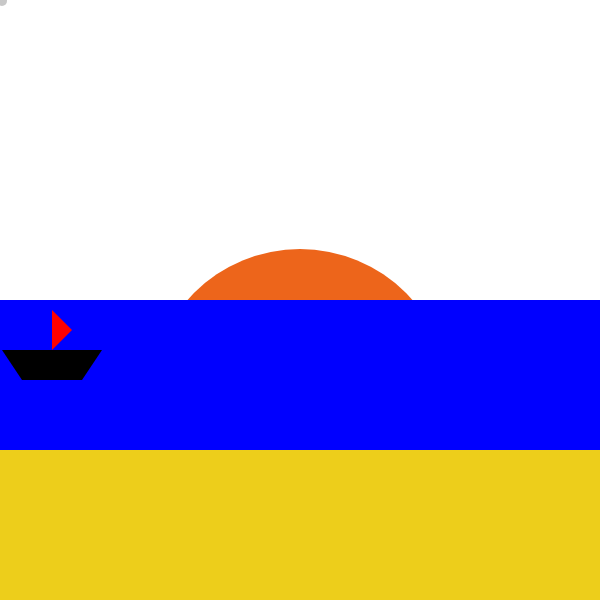
Frame 1 (no input)
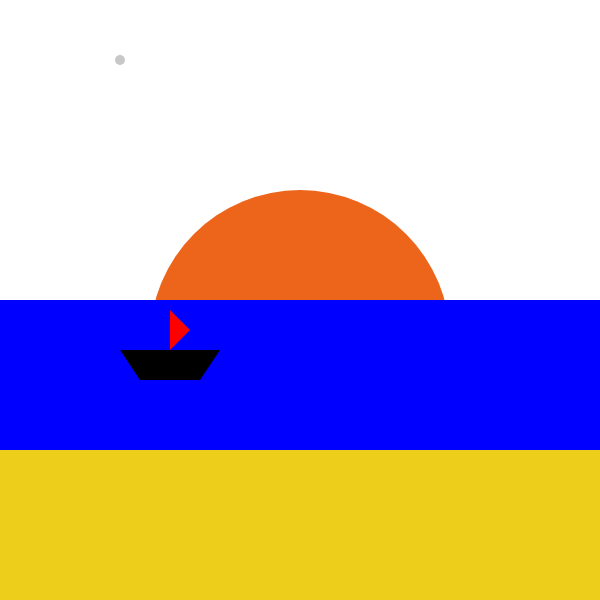
Frame 60 (no input)
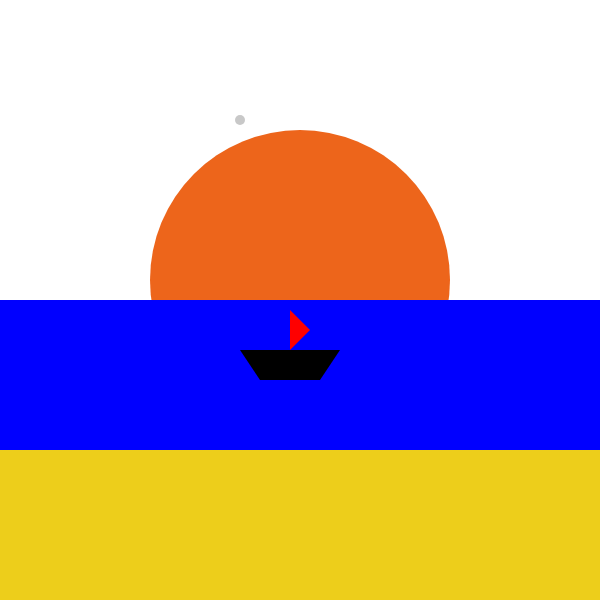
Frame 120 (the mouse pressed at the canvas centre since frame 60)

The p5.js sketch that drew these frames (run headless with seeded random() and noise() and a simulated clock; from frame 60 on, the mouse is pressed at the canvas centre):

// p5.js sketch
// ── sketch.js
/*
Animate the sun so it looks like a sunrise over Lake Michigan.

Bonus 1: make it look like sunset
Bonus 2: draw a shooting star going diagonally across the sky
Bonus 3: draw a boat and have that animate across the lake
*/

var sunX = 300;
var sunY = 400;
// bonus 1
// var sunY = 0;
var sunSize = 300;
var lakeWidth = 600;
var lakeHeight = 150;
var beachWidth = lakeWidth;
var beachHeight = lakeHeight;
// bonus 2
var starX = 0;
var starY = 0;
var starSize = 10;
// bonus 3
var boatX = 0;
var boatY = 350;
var boatWidth = 100;
var boatHeight = 30;
var boatOffset = 20;
var mastHeight = 40;
var sailWidth = 20;

var setup = function() {
  	createCanvas(600, 600);
};

var draw = function() {
	noStroke();
	background(255, 255, 255);

	// sun
	fill(237, 101, 27);
	sunY = sunY - 1;
	ellipse(sunX, sunY, sunSize, sunSize);

	// bonus 1: sunset
	// sunY = sunY + 1;
	// ellipse(sunX, sunY, sunSize, sunSize);

	// beach
	fill(237, 206, 27);
	rect(0, 450, lakeWidth, lakeHeight);

	// lake
	fill(0, 0, 255);
	rect(0, 300, beachWidth, beachHeight);

	// bonus 2: shooting star
	fill(200)
	starX = starX + 2;
	starY = starY + 1;
	ellipse(starX, starY, starSize, starSize);

	// bonus 3: boat
	fill(0, 0, 0);
	boatX = boatX + 2;
	quad(boatX, boatY,
		 boatX+boatWidth, boatY,
		 boatX+boatWidth-boatOffset, boatY+boatHeight,
		 boatX+boatOffset, boatY+boatHeight);
	fill(255, 0, 0)
	triangle(boatX+boatWidth/2, boatY,
			 boatX+boatWidth/2, boatY-mastHeight,
			 (boatX+boatWidth/2)+sailWidth, boatY-mastHeight/2);
};
